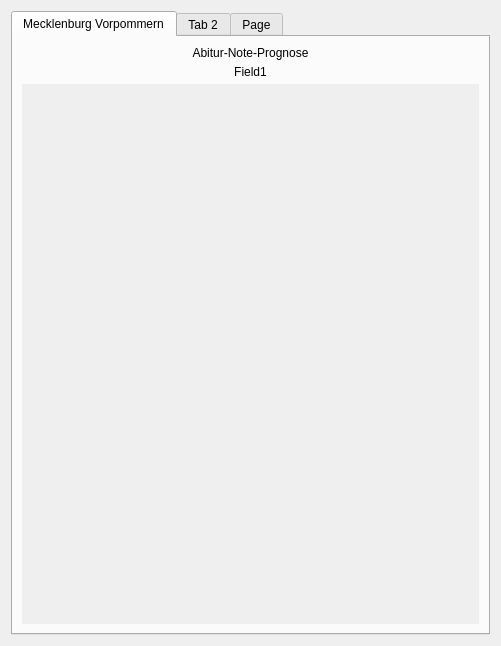
<?xml version="1.0" encoding="UTF-8"?>
<ui version="4.0">
 <class>Form</class>
 <widget class="QWidget" name="Form">
  <property name="geometry">
   <rect>
    <x>0</x>
    <y>0</y>
    <width>501</width>
    <height>646</height>
   </rect>
  </property>
  <property name="windowTitle">
   <string>Form</string>
  </property>
  <layout class="QHBoxLayout" name="horizontalLayout_3">
   <item>
    <widget class="QTabWidget" name="tabWidget">
     <property name="styleSheet">
      <string notr="true">/*设置对象名为TW_SampleResult的QTabWidget控件*/
QTabWidget#TW_SampleResult&gt;QTabBar::tab
{
     font: 15pt &quot;Chinese fine black&quot;;
     background-color:rgb(104,191,249);
     min-width: 100px;
     min-height: 30px;
     padding: 2px;
}
/*设置对象名为TW_SampleResult的QTabWidget控件*/
QTabWidget#TW_SampleResult&gt;QTabBar::tab:selected
{
    background-color: rgb(228, 233, 242);
}
 
QTabBar::tab:selected
{
    background-color: rgb(228, 233, 242);
}
</string>
     </property>
     <property name="currentIndex">
      <number>0</number>
     </property>
     <widget class="QWidget" name="tab">
      <attribute name="title">
       <string>Mecklenburg Vorpommern</string>
      </attribute>
      <layout class="QVBoxLayout" name="verticalLayout">
       <item>
        <widget class="QLabel" name="label_11">
         <property name="maximumSize">
          <size>
           <width>16777215</width>
           <height>32</height>
          </size>
         </property>
         <property name="styleSheet">
          <string notr="true">font: 700 18pt &quot;Segoe Print&quot;;</string>
         </property>
         <property name="text">
          <string>Abitur-Note-Prognose</string>
         </property>
         <property name="alignment">
          <set>Qt::AlignCenter</set>
         </property>
        </widget>
       </item>
       <item>
        <widget class="QLabel" name="label_12">
         <property name="maximumSize">
          <size>
           <width>16777215</width>
           <height>12</height>
          </size>
         </property>
         <property name="styleSheet">
          <string notr="true">font: 700 10pt &quot;Segoe Print&quot;;</string>
         </property>
         <property name="text">
          <string>Field1</string>
         </property>
         <property name="alignment">
          <set>Qt::AlignCenter</set>
         </property>
        </widget>
       </item>
       <item>
        <layout class="QHBoxLayout" name="functionPanel"/>
       </item>
       <item>
        <widget class="QScrollArea" name="scrollArea">
         <property name="styleSheet">
          <string notr="true">#scrollArea{
border: none;
border-radius:15px;
background: none;
}
</string>
         </property>
         <property name="widgetResizable">
          <bool>true</bool>
         </property>
         <widget class="QWidget" name="scrollAreaWidgetContents_3">
          <property name="geometry">
           <rect>
            <x>0</x>
            <y>0</y>
            <width>459</width>
            <height>517</height>
           </rect>
          </property>
          <layout class="QVBoxLayout" name="verticalLayout_6">
           <item>
            <layout class="QVBoxLayout" name="verticalLayout_10"/>
           </item>
          </layout>
         </widget>
        </widget>
       </item>
      </layout>
     </widget>
     <widget class="QWidget" name="tab_2">
      <attribute name="title">
       <string>Tab 2</string>
      </attribute>
      <layout class="QVBoxLayout" name="verticalLayout_2">
       <item>
        <widget class="QLabel" name="label">
         <property name="maximumSize">
          <size>
           <width>16777215</width>
           <height>32</height>
          </size>
         </property>
         <property name="styleSheet">
          <string notr="true">font: 700 18pt &quot;Segoe Print&quot;;</string>
         </property>
         <property name="text">
          <string>Abitur-Note-Prognose</string>
         </property>
         <property name="alignment">
          <set>Qt::AlignCenter</set>
         </property>
        </widget>
       </item>
       <item>
        <widget class="QLabel" name="label_2">
         <property name="maximumSize">
          <size>
           <width>16777215</width>
           <height>12</height>
          </size>
         </property>
         <property name="styleSheet">
          <string notr="true">font: 700 10pt &quot;Segoe Print&quot;;</string>
         </property>
         <property name="text">
          <string>Field 1</string>
         </property>
         <property name="alignment">
          <set>Qt::AlignCenter</set>
         </property>
        </widget>
       </item>
       <item>
        <layout class="QHBoxLayout" name="horizontalLayout_2">
         <item>
          <layout class="QVBoxLayout" name="verticalLayout_5"/>
         </item>
         <item>
          <layout class="QVBoxLayout" name="verticalLayout_8"/>
         </item>
        </layout>
       </item>
      </layout>
     </widget>
     <widget class="QWidget" name="tab_3">
      <attribute name="title">
       <string>Page</string>
      </attribute>
      <layout class="QVBoxLayout" name="verticalLayout_3">
       <item>
        <widget class="QPushButton" name="pushButton">
         <property name="text">
          <string>Start</string>
         </property>
        </widget>
       </item>
       <item>
        <widget class="QPushButton" name="pushButton_2">
         <property name="text">
          <string>Analyze</string>
         </property>
        </widget>
       </item>
      </layout>
     </widget>
    </widget>
   </item>
  </layout>
 </widget>
 <resources/>
 <connections/>
</ui>
